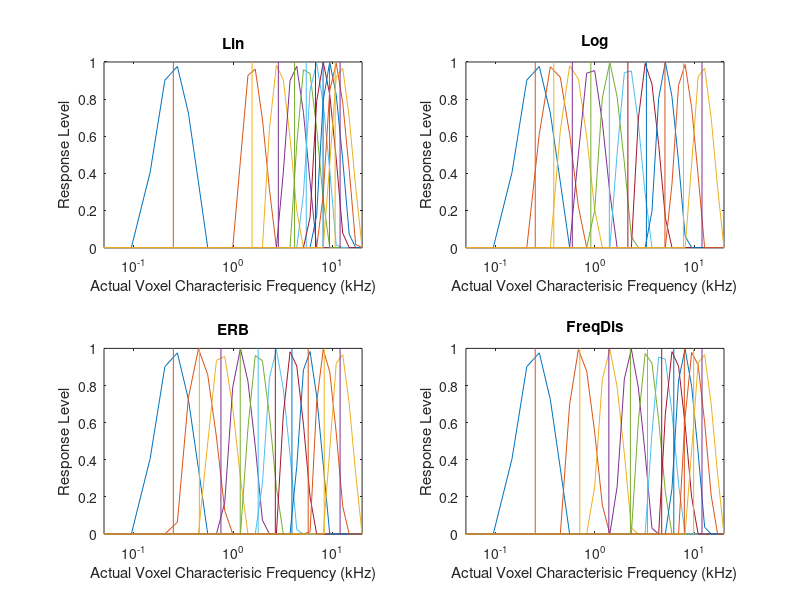
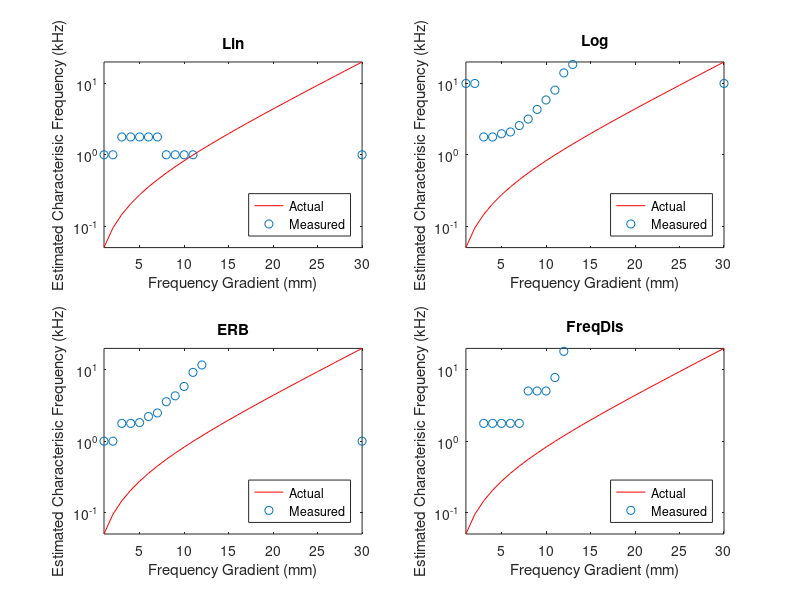

The MATLAB source for these figures, in order:
function data = fMRIFreqMagModel
% Model of Frequency magnification imaged using fMRI
% effect on stimulus spacing on recorded response compared to underlying
% spacing of neuron/voxel characterisic frequency spacing

%% TO DO
% Add spread of HMDR - apply to voxel response
% Add noise
% Add frequency selectivity spacing
% create bandpass noise stimuli
% each voxel contain many tuning curves - loop current code for each voxel
% and take weighted average - then convovle with gaussian Hymodynmaic
% spread response
% plot superimposed stimuli responses
% plot neuron response as line, voxel as point

clc; close all

%% Neuronal population Magnification domain fucntion
% VoxelMagSpace = {str2func('@lcfNErb'),str2func('@FreqDisMagDom')};
% VoxelMagSpace2Freq = {str2func('@lcfInvNErb'),str2func('@FreqDisMagDom2Fre')};
% VoxelFilterWidth = {str2func('@lcfErb'),str2func('@FreqDisMagDom2Freq')};

%% Neuronal population Magnification domain fucntion
VoxelMagSpace = {str2func('@lcfNErb')};
VoxelMagSpace2Freq = {str2func('@lcfInvNErb')};
VoxelFilterWidth = {str2func('@lcfErb')};

%% Stimuli Magnification domain functions
% magDomain,magScale2F,magFilterWidth
StimMagDomain = {str2func('@LinMagDom'),str2func('@LogMagDom'),str2func('@lcfNErb'),str2func('@FreqDisMagDom')};
StimMagDomain2Freq = {str2func('@LinMagDom2Freq'),str2func('@LogMagDom2Freq'),str2func('@lcfInvNErb'),str2func('@FreqDisMagDom2Freq')};
StimSpacingNames = {'Lin','Log','ERB','FreqDis'};   % names for graph titles for each stimulus spacing - must be in same order as StimMagDomain and StimMagDomain2Freq variables

%% Stimuli Properties
StimHighFreq = 12;  % highest frequency to test
StimLowFreq = 0.25; % lowest frequency to test
StimNum = 10;   % number of stimulus
%% Voxel Population Properties
% Auditory system properties
HighFreq = 20;  % Highest frequency of the system
LowFreq = 0.05; % Lowest frequency of the system
Gradient = 30; % length of gradient in mm
nNeurons = 100000; % number of neurons per mm
% Imaging Properties
Resolution = 1;  % resolution of imaging in mm
nVoxels = Gradient/Resolution; % number of voxels
NeuronDensity = nNeurons .* Resolution; % number of neurons in each voxel
HDspread = 3; % spread of hemodynamic response in mm

% Spacing Properites
C = 0.06; % constant scaling for voxel tuning width

VMD = cell(length(VoxelMagSpace),1);
SMD = struct('VoxRes', ones(StimNum,nVoxels), ...
    'VCharaFreq', ones(nVoxels), ...
    'fMRIdata', ones(nVoxels));
Res = cell(length(StimMagDomain),1);

for iVMD = 1:length(VoxelMagSpace)
    % Spacing Properites
    data.VoxelProp = VoxelProperties(LowFreq,HighFreq,nVoxels,C,VoxelMagSpace{iVMD},VoxelMagSpace2Freq{iVMD},VoxelFilterWidth{iVMD});    %     (LowFreq,HighFreq,nVoxels,C,magDomain,magScale2F,magFilterWidth)
    
    for iSMD = 1:length(StimMagDomain)
        %% create stimuli frequencies for each spacing
        StimFreq = StimMagDomain2Freq{iSMD}(linspace(StimMagDomain{iSMD}(StimLowFreq),StimMagDomain{iSMD}(StimHighFreq),StimNum)); % frequencies of stimuli - 3D matrix for band limited noise
        
        %% create stimuli gain structure
        StimLev = ones(size(StimFreq)); % can use to model filter response
        
        %% loop for each voxel
         figure (iVMD)
        for i = 1:length(StimFreq)
            SMD.VoxRes(i,:) = VoxelResponse (StimFreq(i),StimLev,data.VoxelProp.VFreqC,data.VoxelProp.p);
            subplot(2,2,iSMD);
            plot(data.VoxelProp.VFreqC,SMD.VoxRes(i,:)), set(gca,'XScale','log'),title (StimSpacingNames{iSMD}), xlabel('Actual Voxel Characterisic Frequency (kHz)'), ylabel('Response Level'), axis tight
            hold on
            line(repmat(StimFreq(i),1,2),[min(ylim) StimLev(i)])
        end
        
        % weight average response for each voxel in stimuli domain (stimuli domain because stimuli ID used for calulation)
        %         for i = 1:nVoxels
        SMD.VCharaFreq = VoxelCharacterFrequency (StimFreq, SMD.VoxRes,StimMagDomain{iSMD},StimMagDomain2Freq{iSMD});
        %         end
        
        %% fMRI response data
        %% convolve with Hemodynamic spread
        %         SMD.fMRIdata(iSMD) = fMRIResponse (SMD.VCharaFreq(iSMD),HDspread);
        
        Res{iSMD}= SMD;
        
    end
    data.VMD{iVMD} = Res;
    
    %% plot Voxel characterisic frequencies - actual vs measured
    for iVMD = 1:length(VoxelMagSpace)
        figure (iVMD + 1)
        for iSMD = 1:length(StimMagDomain)
            subplot(2,2,iSMD);
            plot (1:nVoxels,data.VoxelProp.VFreqC, 'r'), axis tight
            hold on
            scatter (1:nVoxels,data.VMD{iVMD,1}{iSMD ,1}.VCharaFreq)
            set(gca,'YScale','log'), xlabel('Frequency Gradient (mm)'), ylabel('Estimated Characterisic Frequency (kHz)'),title (StimSpacingNames{iSMD}),legend('Actual','Measured','Location','SouthEast')
        end
    end
    
end

end
function Response = VoxelResponse (StimF,StimLev,VoxelFreqC,p)
StimInt = 10.^(StimLev/10);
Int = zeros(1,length(VoxelFreqC)); % Response intensity for each Voxel
for I = 1:length(VoxelFreqC)
    for II = 1:length(StimF)
        g = abs((StimF(II)-VoxelFreqC(I))/VoxelFreqC(I));
        fw=(1+(p(I)*g)).*exp(-p(I)*g); %Two parameter roex
        Int(I) = Int(I)+fw*StimInt(II);
    end
end
Response = 10*log10(max(Int,1)); % Threshold intensity response and convert to dB
% Response = Int; % no threshold
% Response = max(Int,1);
end
function VCharaFreq = VoxelCharacterFrequency (StimFreq, VoxRes,StimMagDomain,StimMagDomain2Freq)
VCharaFreq = zeros(length(VoxRes),1);
StimFreqStimDomain = StimMagDomain(StimFreq);
for i = 1:length(VoxRes)
    VCharaFreq (i) = sum((StimFreqStimDomain'.*VoxRes(:,i)))./sum(VoxRes(:,i)); % need to convert to linear spacing - convert to mag domain then convert back for characteristic frequencies
end
VCharaFreq(isnan(VCharaFreq)) = 0 ;

VCharaFreq = StimMagDomain2Freq(VCharaFreq);
%% need to convert back to frequency domain
end
function Response = fMRIResponse (StimF,StimLev,VoxelFreqC,p)
% hemodynamic spread
%% Parkes (2005)
% FWHM GE = 3.9 +/- 0.7 mm, SE = 3.4 +/- 0.8
StimInt = 10.^(StimLev/10);
Int = zeros(1,length(VoxelFreqC)); % Response intensity for each Voxel
for I = 1:length(VoxelFreqC)
    for II = 1:length(StimF)
        g = abs((StimF(II)-VoxelFreqC(I))/VoxelFreqC(I));
        fw=(1+(p(I)*g)).*exp(-p(I)*g); %Two parameter roex
        Int(I) = Int(I)+fw*StimInt(II);
    end
end
Response = 10*log10(max(Int,1)); % Threshold intensity response and convert to dB
% Response = Int; % no threshold
% Response = max(Int,1);
end
function VoxelProp = VoxelProperties(LowFreq,HighFreq,nVoxels,C,magDomain,magScale2F,magFilterWidth)
VoxelProp.VmagScale = linspace(magDomain(LowFreq),magDomain(HighFreq),nVoxels); % Linearly space in magnification scale domain (ERB, FS, LOG, LIN)
VoxelProp.VFreqC = magScale2F(VoxelProp.VmagScale);   % Voxel Characterisic Frequency - Convert maginification scale values to frequency values (kHz)
VoxelProp.VTuningWidth = magFilterWidth(VoxelProp.VFreqC); % Voxel frequency tuning width for each Voxel Charactersic Frequency (for each voxel)(Bandwidth in?)
VoxelProp.p = C*4*VoxelProp.VFreqC./VoxelProp.VTuningWidth; % Filter coefficient of each Voxel
end
function y = LinMagDom(f)
y = f;
end
function f = LinMagDom2Freq(x)
f = x;
end
function y = LogMagDom(f)
y = log10(f);
end
function f = LogMagDom2Freq(x)
f = 10.^(x);
end
function erb = lcfErb(f)
% ***** lcfErb *****
% ERBs as per Glasberg and Moore (1990);
A = 24.7/1000; B = 4.37;
erb = A*(B*f+1);
end
function nerb = lcfNErb(f)
% ***** lcfNErb *****
% Converts frequency to ERB number;
A = 24.7/1000; B = 4.37;
nerb = 1/(A*B)*log(B*f+1);
end
function f = lcfInvNErb(nerb)
% ***** lcfInvNErb *****
% Converts ERB number to frequency;
A = 24.7/1000; B = 4.37;
f = 1/B*(exp(A*B*nerb)-1);
end
function DLF= FreqDisTuningWidth (f)

%% log DLF = a'sqrt(F) + k' + m'(SL^-1) % Nelson et al (1983)
% Nelson et al k' = -0.15, m' = 5.056, a' = 0.0214

%% Weir (1977) = log DLF = a sqrt(F) + b % depended on dB SL

a = 0.0214; k = -0.15; m = 5.056; SL = 40;

DLF = log10(a(sqrt(f)) + k + m(SL^-1));


% FreqSelTunWid = f;
end
function y = FreqDisMagDom(f)
%% number of Freq Selectivity units
a = 0.0214; k = -0.15; m = 5.056; SL = 35;
y = exp(a .* sqrt(f) + k + m.*(SL.^-1));
end
function f = FreqDisMagDom2Freq(x)
a = 0.0214; k = -0.15; m = 5.056; SL = 35;
f = ((log(x) - (k + m.*(SL.^-1)))./a).^2;
end